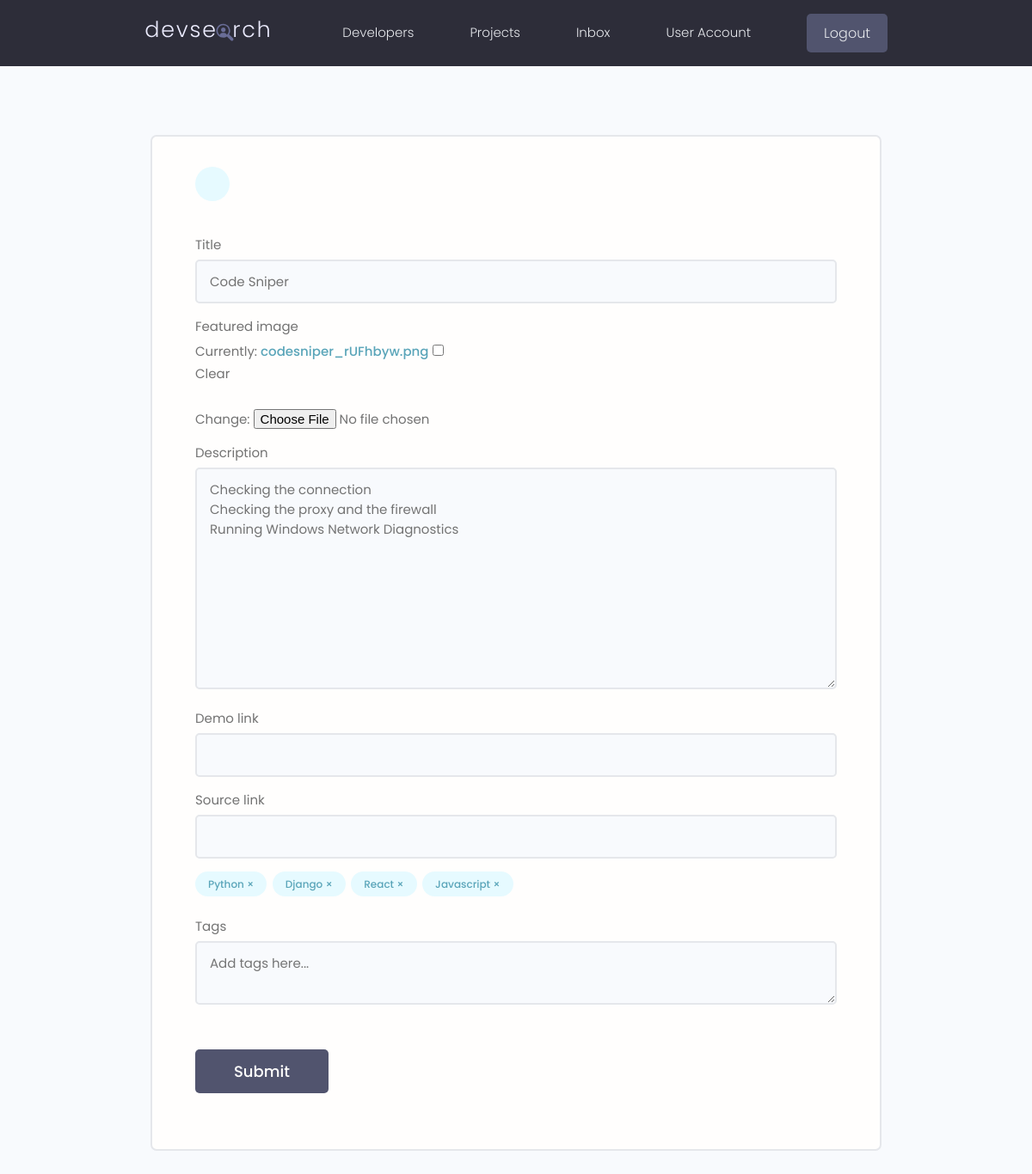
The page /projects/updateProject/4916b329-fed4-4d44-980b-4638af5d6967/ (signed in) on the database as committed earlier.
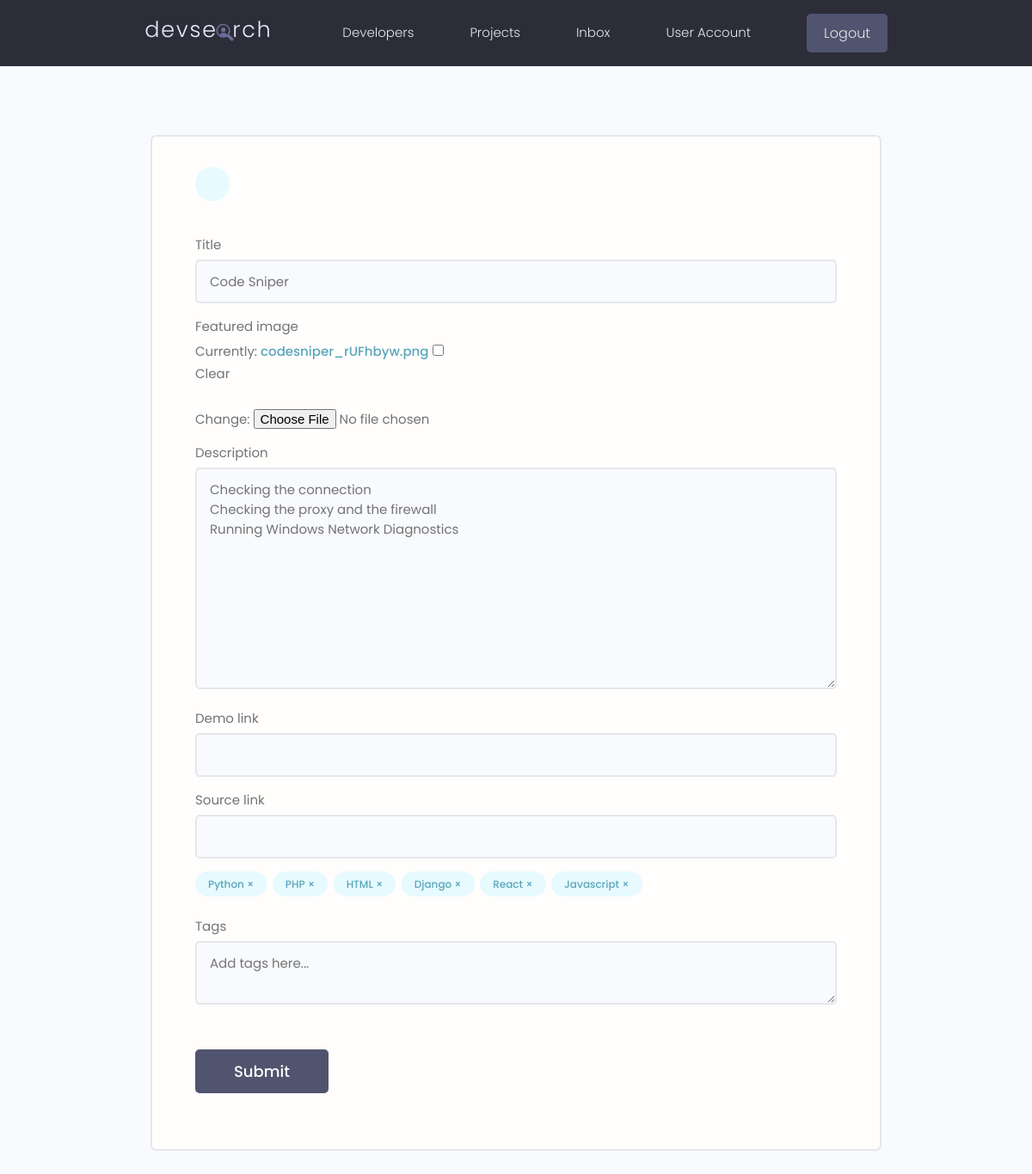
The same page on the database as committed later.
### projects/models.py (models this page shows, shortened)
class Project(models.Model):
    owner = models.ForeignKey(Profile, null=True, blank=True, on_delete=models.CASCADE)
    title = models.CharField(max_length=200)
    description = models.TextField(null=True, blank=True)
    demo_link = models.CharField(max_length=2000, null=True, blank=True)
    source_link = models.CharField(max_length=200, null=True, blank=True)
    featured_image = models.ImageField(default='default.jpg', null=True, blank=True)
    tags = models.ManyToManyField('Tag', blank=True)
    vote_total =models.IntegerField(default=0, null=True, blank=True)
    vote_ratio =models.IntegerField(default=0, null=True, blank=True)
    created =models.DateTimeField(auto_now_add=True)
    id = models.UUIDField(default=uuid.uuid4, unique=True,editable=False,
                            primary_key=True)
    class Meta:
        ordering=['-vote_ratio', '-vote_total', 'title']

class Tag(models.Model):
    name = models.CharField(max_length=200)
    created =models.DateTimeField(auto_now_add=True)
    id = models.UUIDField(default=uuid.uuid4, unique=True,editable=False,
                            primary_key=True)
    def __str__(self):
        return self.name

### projects/views.py (the view, shortened to what this page needs)
# urls.py: path('updateProject/<str:pk>/',views.updateProject, name="update-project"),
@login_required(login_url="login")
def updateProject(request, pk):
    profile = request.user.profile
    project = profile.project_set.get(id=pk)
    form = ProjectForm(instance=project)
    context = {'form': form, 'project':project}
    return render(request, 'projects/project_form.html', context)

### projects/forms.py
class ProjectForm(ModelForm):
    class Meta:
        model = Project
        fields = ['title', 'featured_image','description','demo_link','source_link']
        widgets = {
'tags':forms.CheckboxSelectMultiple(),
        }
    def __init__(self, *args, **kwargs):
        super(ProjectForm, self).__init__(*args, **kwargs)
        for name, field in self.fields.items():
            field.widget.attrs.update(
                    {'class':'input'}
                    )
        self.fields['title'].widget.attrs.update(
        {'placeholder':'Enter Project Title'}
        )

### projects/templates/projects/project_form.html (shortened to what this page needs)
{% extends 'main.html' %}
{% block content %}
<main class="formPage my-xl">
    <div class="content-box">
        <div class="formWrapper">
            <a class="backButton" href="{% url 'account' %}"></a>
            <br>
            <form class="form" method="POST" enctype="multipart/form-data">
                {% for field in form %}
                <div class="form__field">
                    <label for="formInput#text">{{field.label}} </label>
                    {{field}}
                </div>
                {% endfor %}
                <div class="form__field">
                    {% for tag in project.tags.all %}
                    <div class="project-tag tag tag--pill tag--main" data-tag="{{tag.id}}"
                    data-project="{{project.id}}">{{tag}} &#215;</div>
                    {% endfor%}
                </div>
                <div class="form__field">
                    <label for="formInput#text">Tags</label>
                    <textarea class="input" name="newtags" placeholder="Add tags here..."></textarea>
                </div>
                <input class="btn btn--sub btn--lg  my-md" type="submit" value="Submit" />
            </form>
        </div>
    </div>
</main>
{% endblock content %}

Rows that differ between the two databases and show on the page:
added Tag: name "PHP"
added Tag: name "HTML"
